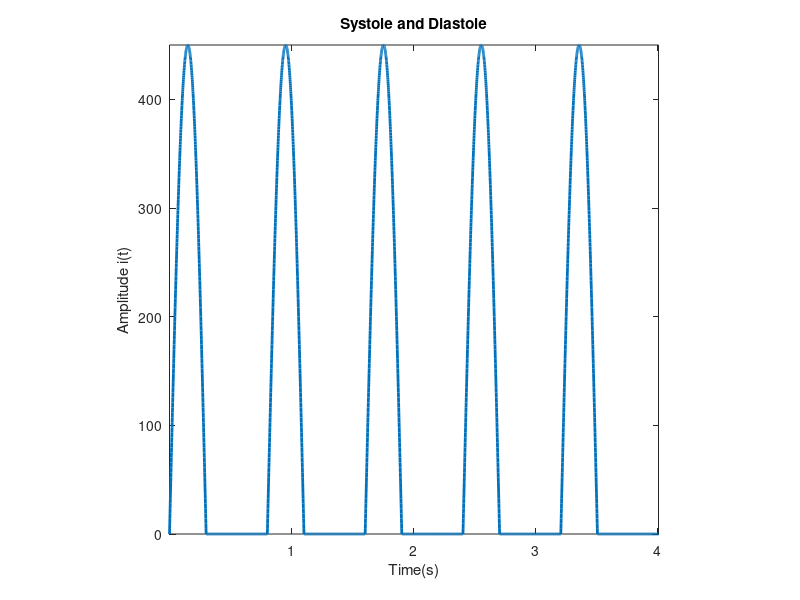
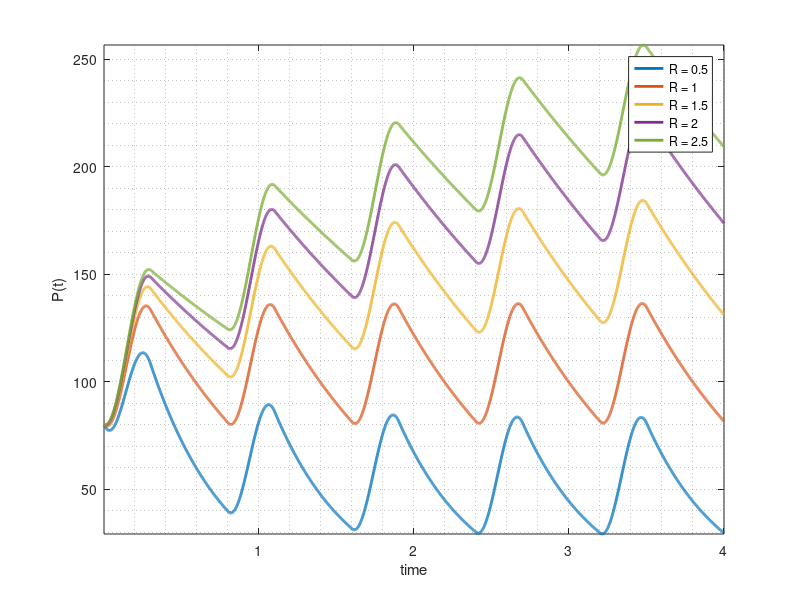

Here is the MATLAB script that generated these plots, in order:
clc, clearvars, close all
% Oscillatory blood flux

dt = 0.001;

Tu = 0.3;       % Time of systole
Td = 0.5;       % Time of diastole
T = Tu + Td;    % One period duration(seconds)
N = 5;          % Number of periods

% Period parameters
tu = 0 : dt : Tu;
td = Tu+dt : dt : T;
t = [tu td];

% Signal
I0 = 450;
i_tu = I0*sin(pi*tu/Tu);
i_td = zeros(1, length(td));
i = [i_tu i_td];

% Periodic signal
i_t = repmat(i,1 , N);
t_t = dt: dt :N*(T+dt); % Time steps

% Figure
figure
plot(t_t, i_t, 'LineWidth', 2)
title('Systole and Diastole')
xlabel('Time(s)')
ylabel('Amplitude i(t)')
axis tight
axis square

%% Numerical integration
clc, close all
R = 1;
C = 1;

% To solve equation:
% dp/dt = 1/c(i - P/R)

% Allocation
p = 80*ones(1, length(t) +1);
dp = zeros(1, length(t) +1);

% Numerical differentiation
figure
for R = 0.5:0.5:2.5
    for n = 1: length(t_t)
        dp(n + 1) = 1/C*(i_t(n) - p(n)/ R);
        p(n+ 1) = dp(n)*dt + p(n);
        
    end
    plot(t_t, p(1:end-1), 'LineWidth', 2)
    hold on
end

% plot(t_t, i_t, 'r--'), hold on

%axis([-0.2 max(t_t)+0.2 min(p) max(p) ])
 axis tight
legend('R = 0.5', 'R = 1', 'R = 1.5', 'R = 2', 'R = 2.5')
xlabel('time')
ylabel('P(t)')
grid minor